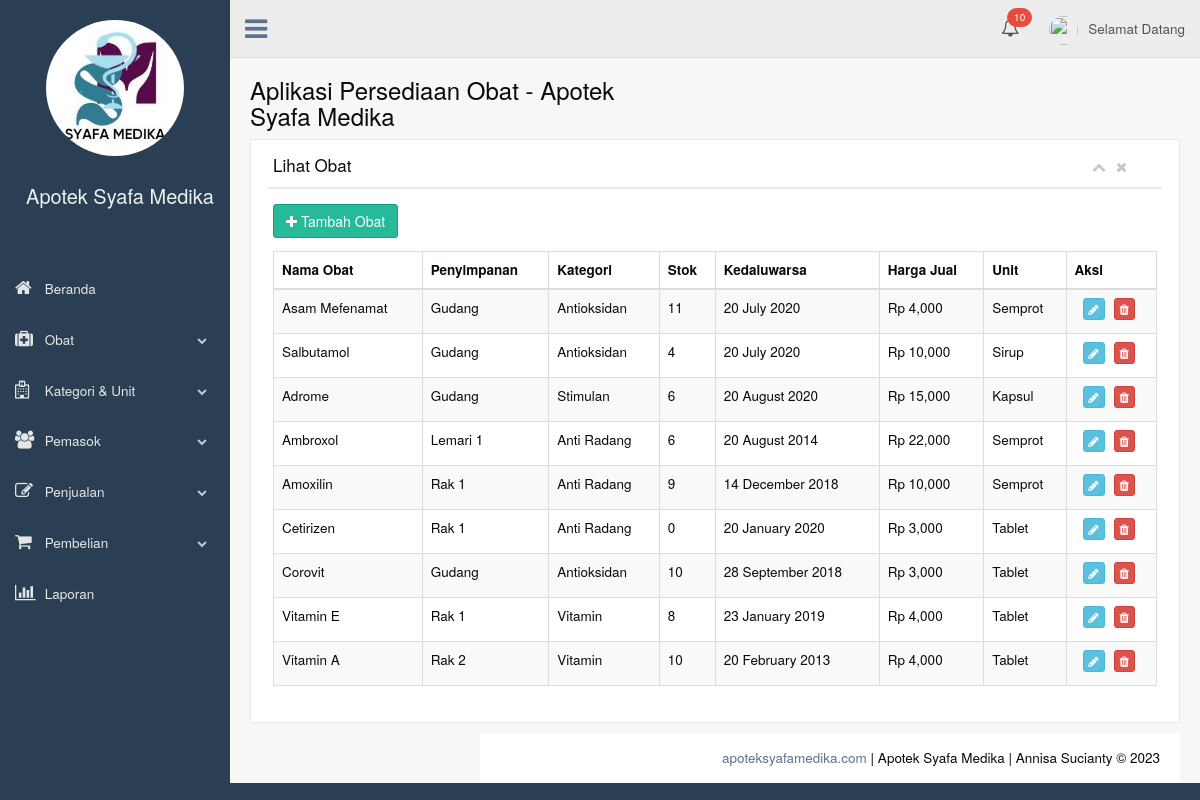
The app's page /index.php/example/table_med with its own data.
### tables this page shows
CREATE TABLE `table_med` (
  `id_obat` int(4) NOT NULL,
  `nama_obat` varchar(30) NOT NULL,
  `penyimpanan` varchar(30) NOT NULL,
  `stok` int(3) NOT NULL,
  `unit` varchar(20) NOT NULL,
  `nama_kategori` varchar(30) NOT NULL,
  `kedaluwarsa` date NOT NULL,
  `des_obat` text NOT NULL,
  `harga_beli` int(11) NOT NULL,
  `harga_jual` int(11) NOT NULL,
  `nama_pemasok` varchar(30) NOT NULL,
  `gambar` varchar(40) NOT NULL
);

### application/libraries/Template.php (called while the page is built, shortened)
<?php
class Template {
    var $CI;
    function __construct() {
        $this->CI = & get_instance();
    }
    function set_parser($parser, $method = NULL) {
        $this->CI->load->library($parser);
    }
    function write_view($region, $view, $data = NULL, $overwrite = FALSE) {
        $content = $this->CI->load->view($view, $data, TRUE);
    }
}

### application/controllers/Example.php (called while the page is built, shortened)
<?php defined('BASEPATH') OR exit('No direct script access allowed');
class Example extends CI_Controller
{
	function __construct()
	{
        $data['nullstock'] = $this->apotek_data->countstock();
        $data['nullex'] = $this->apotek_data->countex();
        $this->template->write_view('sidenavs', 'template/default_sidenavs', true);
		$this->template->write_view('navs', 'template/default_topnavs.php', $data, true);
	}
	function table_med() {
		$data['table_med'] = $this->apotek_data->medicine()->result();
		$this->template->write('title', 'Lihat Obat', TRUE);
		$this->template->write('header', 'Aplikasi Persediaan Obat - Apotek Syafa Medika');
		$this->template->write_view('content', 'tes/table_med', $data, true);
		$this->template->render();
	}
}

### index.php (called while the page is built, shortened)
<?php
require_once BASEPATH.'core/CodeIgniter.php';

### application/models/apotek_data.php (called while the page is built, shortened)
<?php
class Apotek_data extends CI_Model
{
	function medicine()
    {
        return $this->db->get('table_med');
    }
}

### application/views/tes/table_med.php (the view, shortened to what this page needs)
<div class="row">
	<div class="col-md-12 col-sm-12 col-xs-12">
		<div class="x_panel">
			<div class="x_title">
				<h2>Lihat Obat</h2>
				<ul class="nav navbar-right panel_toolbox">
					<li><a class="collapse-link"><i class="fa fa-chevron-up"></i></a>
					</li>
					<li><a class="close-link"><i class="fa fa-close"></i></a>
					</li>
				</ul>
				<div class="clearfix">
				</div>
			</div>
			<div class="x_content">
				<a href="<?php echo base_url('example/form_med') ?>"><button type="button" class="btn btn-success" style="margin-bottom: 13px"><span class="fa fa-plus"></span> Tambah Obat </button></a>
				<table id="datatable-buttons" class="table table-striped table-bordered">
					<thead>
						<tr>
							<th>Nama Obat</th>
							<th>Penyimpanan</th>
							<th>Kategori</th>
							<th>Stok</th>
							<th>Kedaluwarsa</th>
							<th>Harga Jual</th>
							<th>Unit</th>
							<th>Aksi</th>
						</tr>
					</thead>
					<tbody>
						<?php foreach($table_med as $m){ ?>
						<tr>
							<td><?php echo $m->nama_obat ?></td>
							<td><?php echo $m->penyimpanan ?></td>
							<td><?php echo $m->nama_kategori ?></td>
							<td><?php echo $m->stok ?></td>
							<td><?php echo date('j F Y',strtotime($m->kedaluwarsa)); ?></td>
							<td>Rp <?php echo number_format($m->harga_jual) ?></td>
							<td><?php echo $m->unit ?></td>
							<td style=" text-align: center;">
								<?php echo anchor('example/edit_form_med/'.$m->id_obat, '<button class="btn btn-info btn-xs" type="button"><span class="fa fa-pencil"></span></button>'); ?>
								<?php echo anchor('example/remove_med/'.$m->id_obat, '<button class="btn btn-danger btn-xs" type="button"><span class="fa fa-trash"></span></button>');?>
					         </td>
						</tr>
						<?php } ?>
					</tbody>
				</table>
		</div>
	</div>
</div>
</div>

### records on screen
table_med: nama_obat "Asam Mefenamat", penyimpanan "Gudang", nama_kategori "Antioksidan", stok "11", kedaluwarsa "20 July 2020", harga_jual "4,000", unit "Semprot"
table_med: nama_obat "Salbutamol", penyimpanan "Gudang", nama_kategori "Antioksidan", stok "4", kedaluwarsa "20 July 2020", harga_jual "10,000", unit "Sirup"
table_med: nama_obat "Adrome", penyimpanan "Gudang", nama_kategori "Stimulan", stok "6", kedaluwarsa "20 August 2020", harga_jual "15,000", unit "Kapsul"
table_med: nama_obat "Ambroxol", penyimpanan "Lemari 1", nama_kategori "Anti Radang", stok "6", kedaluwarsa "20 August 2014", harga_jual "22,000", unit "Semprot"
table_med: nama_obat "Amoxilin", penyimpanan "Rak 1", nama_kategori "Anti Radang", stok "9", kedaluwarsa "14 December 2018", harga_jual "10,000", unit "Semprot"
table_med: nama_obat "Cetirizen", penyimpanan "Rak 1", nama_kategori "Anti Radang", stok "0", kedaluwarsa "20 January 2020", harga_jual "3,000", unit "Tablet"
table_med: nama_obat "Corovit", penyimpanan "Gudang", nama_kategori "Antioksidan", stok "10", kedaluwarsa "28 September 2018", harga_jual "3,000", unit "Tablet"
table_med: nama_obat "Vitamin E", penyimpanan "Rak 1", nama_kategori "Vitamin", stok "8", kedaluwarsa "23 January 2019", harga_jual "4,000", unit "Tablet"
table_med: nama_obat "Vitamin A", penyimpanan "Rak 2", nama_kategori "Vitamin", stok "10", kedaluwarsa "20 February 2013", harga_jual "4,000", unit "Tablet"

### other values on screen
$nulltol "10"
$header "Aplikasi Persediaan Obat - Apotek Syafa Medika"
$footer "Annisa Sucianty © 2023"
